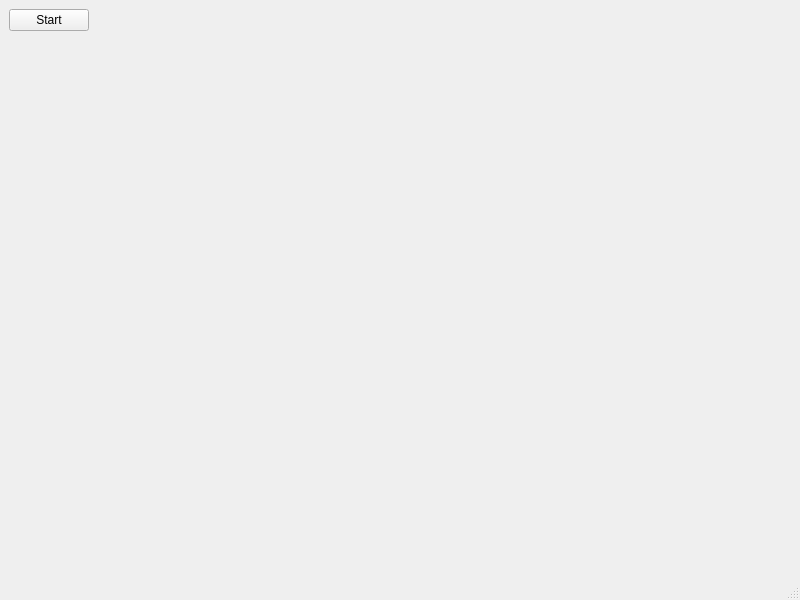
<?xml version="1.0" encoding="UTF-8"?>
<ui version="4.0">
 <class>MainWindow</class>
 <widget class="QMainWindow" name="MainWindow">
  <property name="geometry">
   <rect>
    <x>0</x>
    <y>0</y>
    <width>800</width>
    <height>600</height>
   </rect>
  </property>
  <property name="windowTitle">
   <string>MainWindow</string>
  </property>
  <widget class="QWidget" name="centralwidget">
   <layout class="QVBoxLayout" name="verticalLayout">
    <item>
     <widget class="QPushButton" name="btnStart">
      <property name="sizePolicy">
       <sizepolicy hsizetype="Maximum" vsizetype="Fixed">
        <horstretch>0</horstretch>
        <verstretch>0</verstretch>
       </sizepolicy>
      </property>
      <property name="text">
       <string>Start</string>
      </property>
      <property name="checkable">
       <bool>true</bool>
      </property>
      <property name="checked">
       <bool>false</bool>
      </property>
     </widget>
    </item>
    <item>
     <widget class="QCustomPlot" name="plot" native="true"/>
    </item>
   </layout>
  </widget>
  <widget class="QMenuBar" name="menubar">
   <property name="geometry">
    <rect>
     <x>0</x>
     <y>0</y>
     <width>800</width>
     <height>20</height>
    </rect>
   </property>
  </widget>
  <widget class="QStatusBar" name="statusbar"/>
 </widget>
 <customwidgets>
  <customwidget>
   <class>QCustomPlot</class>
   <extends>QWidget</extends>
   <header>qcustomplot.h</header>
   <container>1</container>
  </customwidget>
 </customwidgets>
 <resources/>
 <connections/>
</ui>
